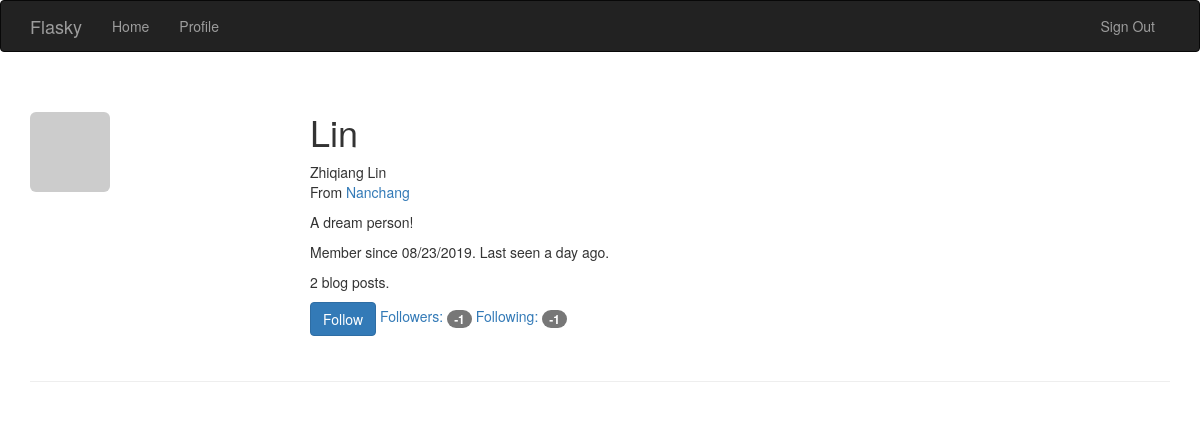
The app's page /user/Lin (signed in), older data.
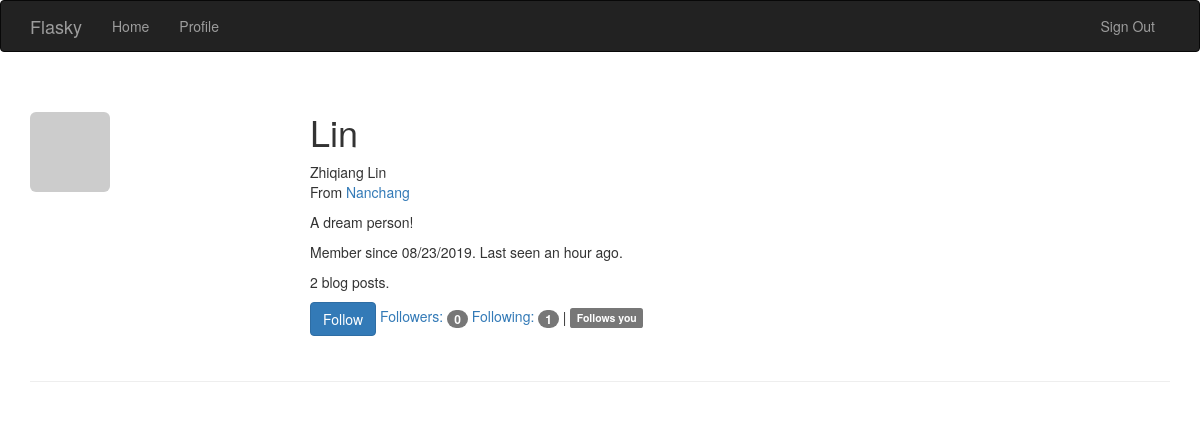
The same page, newer data.
### app/models.py (models this page shows, shortened)
class User(UserMixin,db.Model):
    __tablename__ = 'users'
    id = db.Column(db.Integer, primary_key=True)
    username = db.Column(db.String(64), unique=True, index=True)
    role_id = db.Column(db.Integer, db.ForeignKey('roles.id'))
    email = db.Column(db.String(64),unique = True, index=True)
    password_hash = db.Column(db.String(128))
    confirmed = db.Column(db.Boolean, default=False)
    name = db.Column(db.String(64))
    location = db.Column(db.String(64))
    about_me = db.Column(db.Text())
    member_since = db.Column(db.DateTime(), default=datetime.utcnow)
    last_seen = db.Column(db.DateTime(), default=datetime.utcnow)
    avatar_hash = db.Column(db.String(32))
    posts = db.relationship('Post', backref='author', lazy='dynamic')
    followed = db.relationship('Follow', foreign_keys=[Follow.follower_id],
                                backref=db.backref('follower', lazy='joined'),
                                lazy='dynamic',
                                cascade='all, delete-orphan')
    followers = db.relationship('Follow',
                                foreign_keys=[Follow.followed_id],
                                backref=db.backref('followed', lazy='joined'),
                                lazy='dynamic',
                                cascade='all, delete-orphan')
    commnets = db.relationship('Comment', backref='author', lazy='dynamic')
    def can(self, permissions):
        return self.role is not None and \
            (self.role.permissions & permissions) == permissions
    def is_adminstrator(self):
        return self.can(Permission.ADMINISTER)
    @property
    def password(self):
        raise AttributeError('password is not a readable attribute')
    def ping(self):
        self.last_seen = datetime.utcnow()
        db.session.add(self)
    def gravatar(self, size=100, default='identicon', rating='g'):
        if request.is_secure:
            url = 'http://secure.gravatar.com/avatar'
        else:
            url = 'http://www.gravatar.com/avatar'
        hash = self.avatar_hash or hashlib.md5(self.email.encode('utf-8')).hexdigest()
        return '{url}/{hash}?s={size}&d={default}&r={rating}'.format(url=url, hash=hash, size=size, default=default, rating=rating)
    def is_following(self, user):
        return self.followed.filter_by(
            followed_id=user.id).first() is not None

### app/main/views.py (the view)
@main.route('/user/<username>')
@login_required
def user(username):
    user = User.query.filter_by(username=username).first()
    if user is None:
        abort(404)
    return render_template('user.html', user=user)

### app/auth/views.py (called while the page is built)
@auth.before_app_request
def before_request():
	if current_user.is_authenticated:
		current_user.ping()
		if not current_user.confirmed \
				and request.endpoint \
				and request.endpoint[:5] != 'auth.' \
				and request.endpoint != 'static' :
			return redirect(url_for('auth.unconfirmed'))

### app/main/__init__.py (called while the page is built)
@main.app_context_processor
def inject_permissions():
	return dict(Permission=Permission)

### app/models.py (called while the page is built)
@login_manager.user_loader
def load_user(user_id):
    return User.query.get(int(user_id))

### app/templates/user.html (shortened to what this page needs)
{% extends "base.html" %}
{% block page_content %}
<div class="page-header">
    <img class="img-rounded profile-thumbnail" src="{{ user.gravatar(size=256) }}">
    <div class="profile-header">
        <h1>{{ user.username }}</h1>
        {% if user.name or user.location %}
        <p>
            {% if user.name %}{{ user.name }}<br>{% endif %}
            {% if user.location %}
                From <a href="http://www.google.cn/maps/place/{{ user.location }}">{{ user.location }}</a><br>
            {% endif %}
        </p>
        {% endif %}
        {% if user.about_me %}<p>{{ user.about_me }}</p>{% endif %}
        <p>Member since {{ moment(user.member_since).format('L') }}. Last seen {{ moment(user.last_seen).fromNow() }}.</p>
        <p>{{ user.posts.count() }} blog posts.</p>
        <p>
            {% if current_user.can(Permission.FOLLOW) and user != current_user %}
                {% if not current_user.is_following(user) %}
                <a href="{{ url_for('.follow', username=user.username) }}" class="btn btn-primary">Follow</a>
                {% else %}
                <a href="{{ url_for('.unfollow', username=user.username) }}" class="btn btn-default">Unfollow</a>
                {% endif %}
            {% endif %}
            <a href="{{ url_for('.followers', username=user.username) }}">Followers: <span class="badge">{{ user.followers.count() - 1 }}</span></a>
            <a href="{{ url_for('.followed_by', username=user.username) }}">Following: <span class="badge">{{ user.followed.count() - 1 }}</span></a>
            {% if current_user.is_authenticated and user != current_user and user.is_following(current_user) %}
            | <span class="label label-default">Follows you</span>
            {% endif %}
        </p>
    </div>
</div>
{% endblock %}

### app/templates/base.html (shortened to what this page needs)
{% extends "bootstrap/base.html" %}
{% block head %}
{{ super() }}
<link rel="stylesheet" type="text/css" href="{{ url_for('static', filename='styles.css') }}">
{% endblock %}
{% block navbar %}
<div class="navbar navbar-inverse" role="navigation">
    <div class="container">
        <div class="navbar-header">
            <a class="navbar-brand" href="{{ url_for('main.index') }}">Flasky</a>
        </div>
        <div class="navbar-collapse collapse">
            <ul class="nav navbar-nav">
                <li><a href="{{ url_for('main.index') }}">Home</a></li>
                {% if current_user.is_authenticated %}
                <li>
                    <a href="{{ url_for('main.user',username=current_user.username) }}">Profile
                    </a>
                </li>
                {% endif %}
            </ul>
            <ul class="nav navbar-nav navbar-right">
                {% if current_user.is_authenticated %}
                    <li><a href="{{ url_for('auth.logout') }}">Sign Out</a></li>
                {% else %}
                    <li><a href="{{ url_for('auth.login') }}">Sign In</a></li>
                {% endif %}
            </ul>
        </div>
    </div>
</div>
{% endblock %}
{% block content %}
<div class="container">
    {% block page_content %}{% endblock %}
</div>
{% endblock %}

### app/static/styles.css (style rules this page uses)
.profile-thumbnail { position: absolute; }
.profile-header { min-height: 260px; margin-left: 280px; }

Row changes from the older to the newer data that the page shows:
changed User "Lin": last_seen "a day ago" → "an hour ago"
Text that changed along with them:
{{ user.followers.count() - 1 }}: "-1" → "0"
{{ user.followed.count() - 1 }}: "-1" → "1"
text now shown: "| Follows you"
